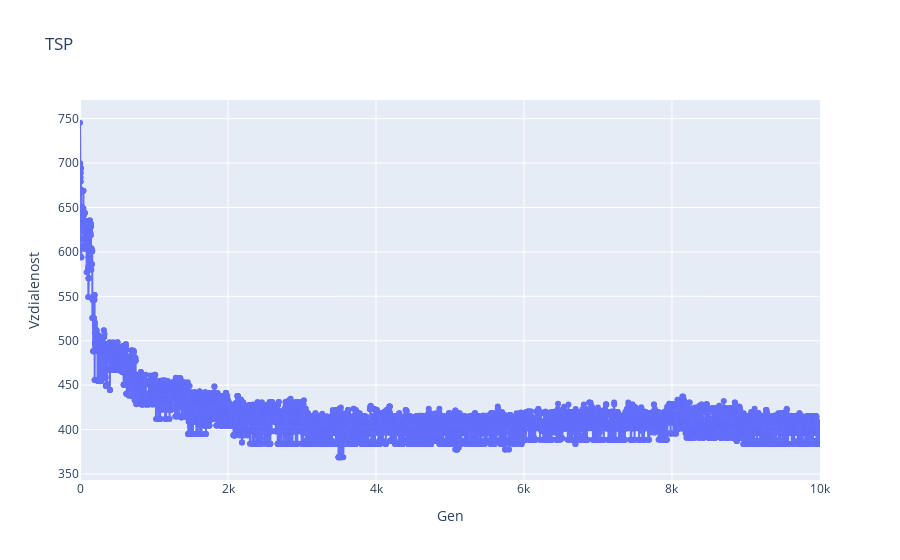

Notebook code for this chart:
### Code cell
import numpy as np
import math
import matplotlib.pyplot as plt
import plotly.graph_objects as go
import libs.genetic_all as ga

numgen = 10000
lpop = 50
lstring   = 20
B = [[0, 0], [77,68], [12,75], [32,17], [51,64], [20,19], [72,87], [80,37], [35,82], [2,15], [18,90], [33,50], [85,52], [97,27], [37,67], [20,82], [49,0], [62,14], [7,60], [100, 100]]
M = 500
Space = np.array([np.ones(lstring) * (-M), np.ones(lstring) * M])
Delta = Space[1, :] / 1000.0

def fitness(road):
  f = 0
  for i in range(0, len(road)-1):
    x, y = int(road[i]), int(road[i+1])
    Dis = math.sqrt(((B[y][0] - B[x][0])**2) + ((B[y][1] - B[x][1])**2))
    f += Dis
  return f

def min_fitness(Fit):
  min_f = min(Fit)
  fit.append(min_f)

def basicGA(Pop, Fit):
  Best,_ = ga.selbest(Pop, Fit, [1, 1, 1])
  Old,_ = ga.selran(Pop, Fit, 47)
  ga.swapgen(Old, 0.20)
  ga.swappart(Best, 0.20)
  Pop = np.vstack((Old, Best))
  return Pop

zeros = np.zeros(900)
Pop = zeros.reshape(50, 18)

for i in range(lpop) :
  Pop[i, :] = np.random.permutation([1,2,3,4,5,6,7,8,9,10,11,12,13,14,15,16,17,18])

fit = []
evo = []

for gen in range(1, numgen+1):
  Fit = [fitness(perm) for perm in Pop]
  min_fitness(Fit)
  evo.append(min(Fit))
  Pop = basicGA(Pop, Fit)

generations = list(range(numgen + 1))
FitMin = min(fit)
print(f'FitMin: {FitMin}')

gg = go.Figure()
gg.add_trace(go.Scatter(y=fit, mode='lines+markers', name='Fitness Value', hovertemplate='Generation: %{x}<br>Fitness: %{y}'))
gg.update_layout(title="TSP", xaxis_title="Gen", yaxis_title="Vzdialenost", xaxis_range=[0-1, numgen+1], hovermode="closest")
gg.show()

best = Pop[np.argmin(Fit)]
plt.figure(figsize=(8, 6))
plt.plot([0, B[int(best[0])][0]], [0, B[int(best[0])][1]], 'g--')

for i, point in enumerate(B):
    plt.plot(point[0], point[1], 'bo')
    plt.text(point[0], point[1], f'{i}', ha='right')

for i in range(len(best) - 1): 
    start = B[int(best[i])]
    end = B[int(best[i + 1])]
    plt.plot([start[0], end[0]], [start[1], end[1]], 'r-')

plt.plot([B[int(best[-1])][0], 100], [B[int(best[-1])][1], 100], 'g--')

plt.title("TSP")
plt.xlabel("X")
plt.ylabel("Y")
plt.grid(True)
plt.tight_layout()
plt.show()

### Figure 1 — Plotly figure (JSON) as saved in the notebook; plotly's stock layout.template omitted (floating-point values rounded to 4 significant figures; data arrays with more than 128 entries replaced by an {"elided": "..."} marker saying what was removed)
{"data": [{"hovertemplate": "Generation: %{x}<br>Fitness: %{y}", "mode": "lines+markers", "name": "Fitness Value", "type": "scatter", "y": {"elided": "10000 float values"}}], "layout": {"hovermode": "closest", "title": {"text": "TSP"}, "xaxis": {"range": [-1, 10001], "title": {"text": "Gen"}}, "yaxis": {"title": {"text": "Vzdialenost"}}}}
